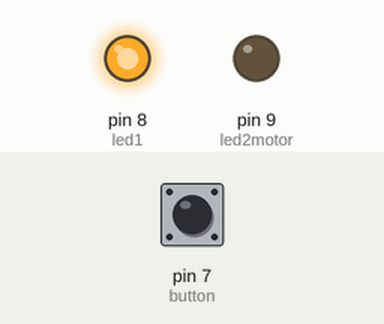
Recording of a sketch running on a simulated Arduino Uno, built with avr-gcc and run on an emulated ATmega328P. Shown: output pins drawn as LEDs (lit = HIGH). Inputs (shaded band) come from the test bench; at power-on: pin 7 (button) LOW.

Above: at 1.2 s.
1.3 s: pin 7 (button) pulled HIGH for 0.15 s
At 2.3 s:
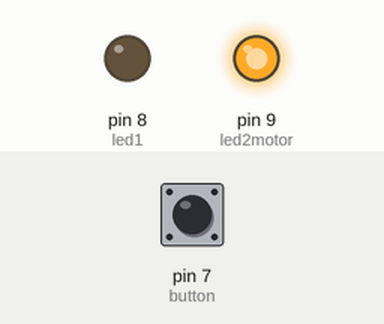
2.9 s: pin 7 (button) pulled HIGH for 1 s
At 3.5 s:
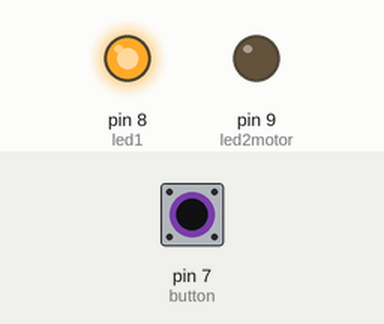
5.4 s: pin 7 (button) pulled HIGH for 3.2 s
At 6.6 s:
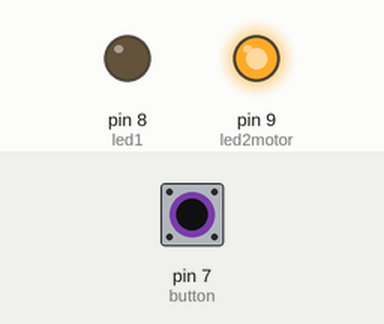
Timing chart, 0 to 8.4 s (numbered marks = the images above; inputs shaded):
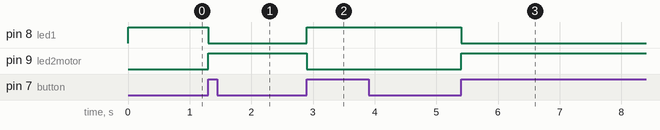

The sketch:

03-Engine_with_Button.ino
```cpp
int button = 7; // imposta la porta del pulsante
int led1= 8; // imposta la porta del primo led
int led2motor= 9; // imposta la porta del secondo led

void setup(){
    pinMode(button, INPUT); // inizializza il pulsante
    pinMode(led1, OUTPUT); // inizializza il primo led
    pinMode(led2motor, OUTPUT); // inizializza il secondo led e il motore
    digitalWrite(led1, HIGH); // accende il primo led
    digitalWrite(led2motor, LOW); // spegne il secondo led e il motore
}
void loop() {
    // controlla se il pulsante è premuto
    if (digitalRead(button)==HIGH) {
        // inverte lo stato di accensione del led e del motore
        digitalWrite(led2motor, !digitalRead(led2motor));

        // regola il primo led inversamente al secondo led e il motore
        digitalWrite(led1, !digitalRead(led2motor));

        // finché non viene rilasciato il pulsante non continua a fare verifiche
        while(digitalRead(button)==HIGH){}
    }
}
```

Measured:
- after the input at 1.3 s, pin 8 (led1): HIGH → LOW at once; pin 9 (led2motor): LOW → HIGH at once
- after the input at 2.9 s, pin 8 (led1): LOW → HIGH at once; pin 9 (led2motor): HIGH → LOW at once
- after the input at 5.4 s, pin 8 (led1): HIGH → LOW at once; pin 9 (led2motor): LOW → HIGH at once
